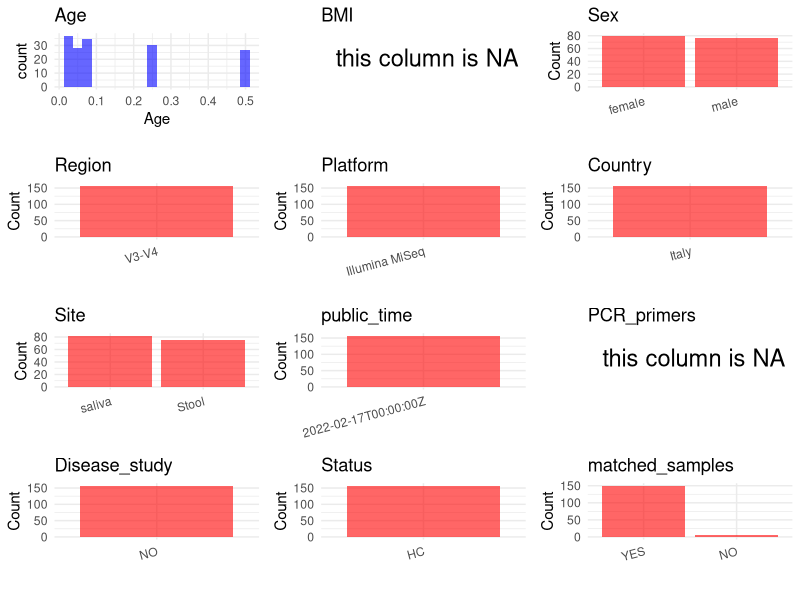

The R source for this figure: (Note: this script raises an error after producing the figure.)
## ---- chunk 1
# Load necessary libraries
library(dplyr)
library(ggplot2)
library(cowplot)

# Set working directory (update this path to your local directory)
setwd("D:/studylearning/董彪师兄项目/任务4_20251009/PRJNA753008")

# Read the initial metadata files
initial_meta<-read.csv("SraRunTable.csv",header = T)

# Display the first few rows of the metadata
head(initial_meta)
## ---- chunk 2
# Create a uniform metadata dataframe
metadata <- data.frame(
  BioProject = initial_meta$BioProject,
  Run = initial_meta$Run,
  sample_name = initial_meta$Sample.Name,
  Age = initial_meta$host_age_.days./365,
  BMI = NA,
  Sex= initial_meta$host_sex,
  Region = "V3-V4",
  Platform = initial_meta$Instrument,
  Country = initial_meta$geo_loc_name_country,
  Site = initial_meta$env_medium,
  public_time = initial_meta$ReleaseDate,
  stringsAsFactors = FALSE
)
## ---- chunk 3
# Add information obtained from the publication
metadata$PCR_primers <- NA_character_  # Update based on the publication
metadata$title <- "A Parallel Tracking of Salivary and Gut Microbiota Profiles Can Reveal Maturation and Interplay of Early Life Microbial Communities in Healthy Infants"
metadata$Disease_study <- "NO"
metadata$Status <- "HC"

#extract subject id by remove prefix of sample_name
metadata$sample_name <- gsub("STOOL-|DICO-", "", metadata$sample_name)

# Check initial data distribution
cat("Initial sample distribution:\n")
table(metadata$sample_name)
table(metadata$Site)

# Calculate sampling frequency per subject
sample_counts <- table(metadata$sample_name)
cat("\nNumber of samples per subject:\n")
print(sample_counts)

# Create matched_samples column
metadata$matched_samples <- ifelse(metadata$sample_name %in% names(sample_counts[sample_counts >= 2]), "YES", "NO")

cat("\nMatched samples distribution:\n")
table(metadata$matched_samples)

# Identify samples for removal: single samples excluding saliva
single_samples <- names(sample_counts[sample_counts == 1])
samples_to_remove <- metadata$sample_name %in% single_samples & !(metadata$Site %in% c("saliva"))

cat("\nNumber of samples to be removed:", sum(samples_to_remove), "\n")

# Remove identified samples
metadata_clean <- metadata[!samples_to_remove, ]

cat("\nFinal sample distribution after cleaning:\n")
table(metadata_clean$sample_name)
table(metadata_clean$Site)
table(metadata_clean$matched_samples)

# Use cleaned dataset for subsequent analysis
metadata <- metadata_clean
## ---- chunk 4
# Check the number of unique runs and sample names
print(paste("Number of unique runs:", length(unique(metadata$Run))))
print(paste("Number of unique sample names:", length(unique(metadata$sample_name))))
## ---- chunk 5
# Select columns for visualization
plot_data <- metadata %>%
  select(-BioProject, -Run, -sample_name, -title)

# Function to create simple plots for each column
create_simple_plots <- function(data) {
  plots <- list()
  
  for (col in colnames(data)) {
    # Check if the column is all NA
    if (all(is.na(data[[col]]))) {
      # Create an empty plot with text indicating all NA
      p <- ggplot() +
        annotate("text", x = 0.5, y = 0.5, label = "this column is NA", size = 6) +
        labs(title = col) +
        theme_void()
    } else if (is.numeric(data[[col]])) {
      # Numeric variable: histogram
      p <- ggplot(data, aes(x = .data[[col]])) +
        geom_histogram(fill = "blue", alpha = 0.6, bins = 20, na.rm = TRUE) +
        labs(title = col) +
        theme_minimal()
    } else {
      # Categorical variable: bar plot (remove NA values)
      count_data <- as.data.frame(table(data[[col]], useNA = "ifany"))
      p <- ggplot(count_data, aes(x = reorder(Var1, -Freq), y = Freq)) +
        geom_col(fill = "red", alpha = 0.6) +
        labs(title = col, x = NULL, y = "Count") +
        theme_minimal() +
        theme(axis.text.x = element_text(angle = 15, hjust = 1))
    }
    plots[[col]] <- p
  }
  
  return(plots)
}

# Generate and arrange plots
plots <- create_simple_plots(plot_data)
p<-plot_grid(plots$Age, 
          plots$BMI, 
          plots$Sex, 
          plots$Region, 
          plots$Platform, 
          plots$Country, 
          plots$Site,
          plots$public_time, 
          plots$PCR_primers,
          plots$Disease_study,
          plots$Status,
          plots$matched_samples,# add 
          ncol = 3, align = "hv", axis = "lb")
ggsave("Metadata_Summary.png", plot = p, width = 8, height = 6, dpi = 150, bg = "white")
## ---- chunk 6
knitr::include_graphics("Metadata_Summary.png")
## ---- chunk 7
# Reorder columns to match the desired format
metadata <- metadata[, c(
  "BioProject", "Run", "sample_name", "Age", "BMI", "Sex", 
  "Region", "Platform", "Country", "Site", "public_time", 
  "PCR_primers", "title", "Disease_study", "Status","matched_samples"
)]

# Export the uniform metadata to a CSV file
write.csv(metadata, file = "metadata.csv", quote = FALSE)
head(metadata)
